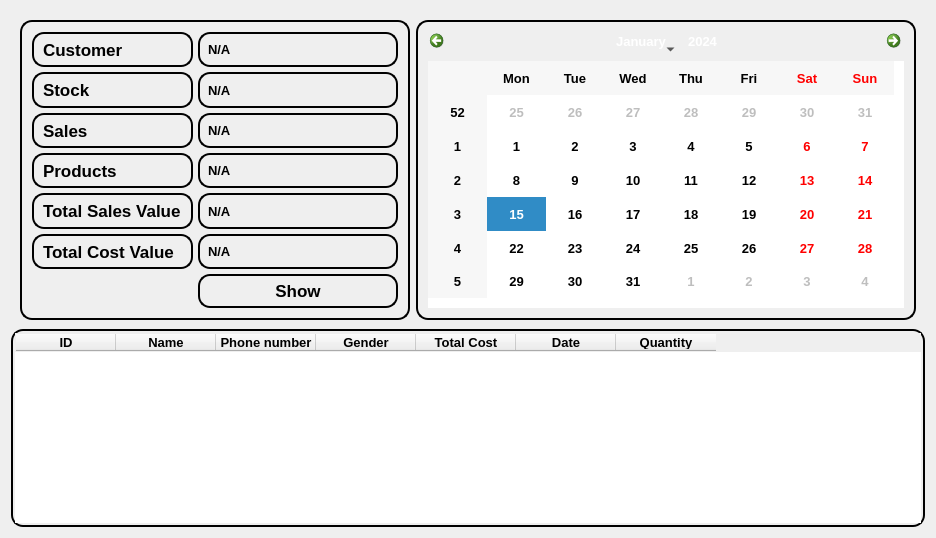
                      <widget class="QWidget" name="Report">
                       <property name="styleSheet">
                        <string notr="true">border:none;
padding:0px;</string>
                       </property>
                       <layout class="QHBoxLayout" name="horizontalLayout_22">
                        <item>
                         <widget class="QFrame" name="frame_20">
                          <property name="styleSheet">
                           <string notr="true">border:none;</string>
                          </property>
                          <property name="frameShape">
                           <enum>QFrame::StyledPanel</enum>
                          </property>
                          <property name="frameShadow">
                           <enum>QFrame::Raised</enum>
                          </property>
                          <layout class="QVBoxLayout" name="verticalLayout_13">
                           <property name="spacing">
                            <number>0</number>
                           </property>
                           <property name="leftMargin">
                            <number>0</number>
                           </property>
                           <property name="topMargin">
                            <number>0</number>
                           </property>
                           <property name="rightMargin">
                            <number>0</number>
                           </property>
                           <property name="bottomMargin">
                            <number>0</number>
                           </property>
                           <item alignment="Qt::AlignLeft|Qt::AlignTop">
                            <widget class="QFrame" name="frame_21">
                             <property name="frameShape">
                              <enum>QFrame::StyledPanel</enum>
                             </property>
                             <property name="frameShadow">
                              <enum>QFrame::Raised</enum>
                             </property>
                             <layout class="QHBoxLayout" name="horizontalLayout_46">
                              <item>
                               <widget class="QFrame" name="frame_58">
                                <property name="styleSheet">
                                 <string notr="true">border:2px solid black;
border-radius:12px;
padding:5px;
</string>
                                </property>
                                <property name="frameShape">
                                 <enum>QFrame::StyledPanel</enum>
                                </property>
                                <property name="frameShadow">
                                 <enum>QFrame::Raised</enum>
                                </property>
                                <layout class="QGridLayout" name="gridLayout_21">
                                 <property name="leftMargin">
                                  <number>5</number>
                                 </property>
                                 <property name="topMargin">
                                  <number>5</number>
                                 </property>
                                 <property name="rightMargin">
                                  <number>5</number>
                                 </property>
                                 <property name="bottomMargin">
                                  <number>5</number>
                                 </property>
                                 <property name="spacing">
                                  <number>5</number>
                                 </property>
                                 <item row="5" column="1">
                                  <widget class="QLabel" name="label_89">
                                   <property name="minimumSize">
                                    <size>
                                     <width>200</width>
                                     <height>0</height>
                                    </size>
                                   </property>
                                   <property name="font">
                                    <font>
                                     <pointsize>10</pointsize>
                                     <weight>75</weight>
                                     <bold>true</bold>
                                    </font>
                                   </property>
                                   <property name="text">
                                    <string>N/A</string>
                                   </property>
                                  </widget>
                                 </item>
                                 <item row="1" column="1">
                                  <widget class="QLabel" name="label_10">
                                   <property name="minimumSize">
                                    <size>
                                     <width>200</width>
                                     <height>0</height>
                                    </size>
                                   </property>
                                   <property name="font">
                                    <font>
                                     <pointsize>10</pointsize>
                                     <weight>75</weight>
                                     <bold>true</bold>
                                    </font>
                                   </property>
                                   <property name="text">
                                    <string>N/A</string>
                                   </property>
                                  </widget>
                                 </item>
                                 <item row="4" column="1">
                                  <widget class="QLabel" name="label_88">
                                   <property name="minimumSize">
                                    <size>
                                     <width>200</width>
                                     <height>0</height>
                                    </size>
                                   </property>
                                   <property name="font">
                                    <font>
                                     <pointsize>10</pointsize>
                                     <weight>75</weight>
                                     <bold>true</bold>
                                    </font>
                                   </property>
                                   <property name="text">
                                    <string>N/A</string>
                                   </property>
                                  </widget>
                                 </item>
                                 <item row="5" column="0">
                                  <widget class="QLabel" name="label_29">
                                   <property name="font">
                                    <font>
                                     <pointsize>13</pointsize>
                                     <weight>75</weight>
                                     <bold>true</bold>
                                    </font>
                                   </property>
                                   <property name="text">
                                    <string>Total Cost Value</string>
                                   </property>
                                  </widget>
                                 </item>
                                 <item row="2" column="0">
                                  <widget class="QLabel" name="label_12">
                                   <property name="font">
                                    <font>
                                     <pointsize>13</pointsize>
                                     <weight>75</weight>
                                     <bold>true</bold>
                                    </font>
                                   </property>
                                   <property name="text">
                                    <string>Sales</string>
                                   </property>
                                  </widget>
                                 </item>
                                 <item row="4" column="0">
                                  <widget class="QLabel" name="label_14">
                                   <property name="font">
                                    <font>
                                     <pointsize>13</pointsize>
                                     <weight>75</weight>
                                     <bold>true</bold>
                                    </font>
                                   </property>
                                   <property name="text">
                                    <string>Total Sales Value</string>
                                   </property>
                                  </widget>
                                 </item>
                                 <item row="1" column="0">
                                  <widget class="QLabel" name="label_9">
                                   <property name="font">
                                    <font>
                                     <pointsize>13</pointsize>
                                     <weight>75</weight>
                                     <bold>true</bold>
                                    </font>
                                   </property>
                                   <property name="text">
                                    <string>Stock</string>
                                   </property>
                                  </widget>
                                 </item>
                                 <item row="3" column="0">
                                  <widget class="QLabel" name="label_13">
                                   <property name="font">
                                    <font>
                                     <pointsize>13</pointsize>
                                     <weight>75</weight>
                                     <bold>true</bold>
                                    </font>
                                   </property>
                                   <property name="text">
                                    <string>Products</string>
                                   </property>
                                  </widget>
                                 </item>
                                 <item row="2" column="1">
                                  <widget class="QLabel" name="label_34">
                                   <property name="minimumSize">
                                    <size>
                                     <width>200</width>
                                     <height>0</height>
                                    </size>
                                   </property>
                                   <property name="font">
                                    <font>
                                     <pointsize>10</pointsize>
                                     <weight>75</weight>
                                     <bold>true</bold>
                                    </font>
                                   </property>
                                   <property name="text">
                                    <string>N/A</string>
                                   </property>
                                  </widget>
                                 </item>
                                 <item row="3" column="1">
                                  <widget class="QLabel" name="label_87">
                                   <property name="minimumSize">
                                    <size>
                                     <width>200</width>
                                     <height>0</height>
                                    </size>
                                   </property>
                                   <property name="font">
                                    <font>
                                     <pointsize>10</pointsize>
                                     <weight>75</weight>
                                     <bold>true</bold>
                                    </font>
                                   </property>
                                   <property name="text">
                                    <string>N/A</string>
                                   </property>
                                  </widget>
                                 </item>
                                 <item row="0" column="0">
                                  <widget class="QLabel" name="label_7">
                                   <property name="font">
                                    <font>
                                     <pointsize>13</pointsize>
                                     <weight>75</weight>
                                     <bold>true</bold>
                                    </font>
                                   </property>
                                   <property name="text">
                                    <string>Customer</string>
                                   </property>
                                  </widget>
                                 </item>
                                 <item row="0" column="1">
                                  <widget class="QLabel" name="label_8">
                                   <property name="minimumSize">
                                    <size>
                                     <width>200</width>
                                     <height>0</height>
                                    </size>
                                   </property>
                                   <property name="font">
                                    <font>
                                     <pointsize>10</pointsize>
                                     <weight>75</weight>
                                     <bold>true</bold>
                                    </font>
                                   </property>
                                   <property name="text">
                                    <string>N/A</string>
                                   </property>
                                  </widget>
                                 </item>
                                 <item row="6" column="1">
                                  <widget class="QPushButton" name="report_show_btn">
                                   <property name="font">
                                    <font>
                                     <pointsize>13</pointsize>
                                     <weight>75</weight>
                                     <bold>true</bold>
                                    </font>
                                   </property>
                                   <property name="text">
                                    <string>Show</string>
                                   </property>
                                  </widget>
                                 </item>
                                </layout>
                               </widget>
                              </item>
                              <item>
                               <widget class="QFrame" name="frame_57">
                                <property name="minimumSize">
                                 <size>
                                  <width>500</width>
                                  <height>300</height>
                                 </size>
                                </property>
                                <property name="maximumSize">
                                 <size>
                                  <width>500</width>
                                  <height>300</height>
                                 </size>
                                </property>
                                <property name="styleSheet">
                                 <string notr="true">border:2px solid black;
border-radius:12px;
padding:5px;
</string>
                                </property>
                                <property name="frameShape">
                                 <enum>QFrame::StyledPanel</enum>
                                </property>
                                <property name="frameShadow">
                                 <enum>QFrame::Raised</enum>
                                </property>
                                <layout class="QHBoxLayout" name="horizontalLayout_23">
                                 <property name="spacing">
                                  <number>0</number>
                                 </property>
                                 <property name="leftMargin">
                                  <number>0</number>
                                 </property>
                                 <property name="topMargin">
                                  <number>0</number>
                                 </property>
                                 <property name="rightMargin">
                                  <number>0</number>
                                 </property>
                                 <property name="bottomMargin">
                                  <number>0</number>
                                 </property>
                                 <item>
                                  <widget class="QCalendarWidget" name="calendarWidget">
                                   <property name="font">
                                    <font>
                                     <pointsize>10</pointsize>
                                     <weight>75</weight>
                                     <bold>true</bold>
                                    </font>
                                   </property>
                                   <property name="styleSheet">
                                    <string notr="true">border:none;</string>
                                   </property>
                                  </widget>
                                 </item>
                                </layout>
                               </widget>
                              </item>
                             </layout>
                            </widget>
                           </item>
                           <item>
                            <widget class="QFrame" name="frame_56">
                             <property name="styleSheet">
                              <string notr="true">border:2px solid black;
border-radius:12px;
padding:1px;
</string>
                             </property>
                             <property name="frameShape">
                              <enum>QFrame::StyledPanel</enum>
                             </property>
                             <property name="frameShadow">
                              <enum>QFrame::Raised</enum>
                             </property>
                             <layout class="QHBoxLayout" name="horizontalLayout_47">
                              <property name="spacing">
                               <number>0</number>
                              </property>
                              <property name="leftMargin">
                               <number>0</number>
                              </property>
                              <property name="topMargin">
                               <number>0</number>
                              </property>
                              <property name="rightMargin">
                               <number>0</number>
                              </property>
                              <property name="bottomMargin">
                               <number>0</number>
                              </property>
                              <item>
                               <widget class="QTableWidget" name="Purchase_history_table_2">
                                <property name="styleSheet">
                                 <string notr="true">border:none;
</string>
                                </property>
                                <column>
                                 <property name="text">
                                  <string>ID</string>
                                 </property>
                                 <property name="font">
                                  <font>
                                   <pointsize>10</pointsize>
                                   <weight>75</weight>
                                   <bold>true</bold>
                                  </font>
                                 </property>
                                </column>
                                <column>
                                 <property name="text">
                                  <string>Name</string>
                                 </property>
                                 <property name="font">
                                  <font>
                                   <pointsize>10</pointsize>
                                   <weight>75</weight>
                                   <bold>true</bold>
                                  </font>
                                 </property>
                                </column>
                                <column>
                                 <property name="text">
                                  <string>Phone number</string>
                                 </property>
                                 <property name="font">
                                  <font>
                                   <pointsize>10</pointsize>
                                   <weight>75</weight>
                                   <bold>true</bold>
                                  </font>
                                 </property>
                                </column>
                                <column>
                                 <property name="text">
                                  <string>Gender</string>
                                 </property>
                                 <property name="font">
                                  <font>
                                   <pointsize>10</pointsize>
                                   <weight>75</weight>
                                   <bold>true</bold>
                                  </font>
                                 </property>
                                </column>
                                <column>
                                 <property name="text">
                                  <string>Total Cost</string>
                                 </property>
                                 <property name="font">
                                  <font>
                                   <pointsize>10</pointsize>
                                   <weight>75</weight>
                                   <bold>true</bold>
                                  </font>
                                 </property>
                                </column>
                                <column>
                                 <property name="text">
                                  <string>Date</string>
                                 </property>
                                 <property name="font">
                                  <font>
                                   <pointsize>10</pointsize>
                                   <weight>75</weight>
                                   <bold>true</bold>
                                  </font>
                                 </property>
                                </column>
                                <column>
                                 <property name="text">
                                  <string>Quantity</string>
                                 </property>
                                 <property name="font">
                                  <font>
                                   <pointsize>10</pointsize>
                                   <weight>75</weight>
                                   <bold>true</bold>
                                  </font>
                                 </property>
                                </column>
                               </widget>
                              </item>
                             </layout>
                            </widget>
                           </item>
                          </layout>
                         </widget>
                        </item>
                       </layout>
                      </widget>
